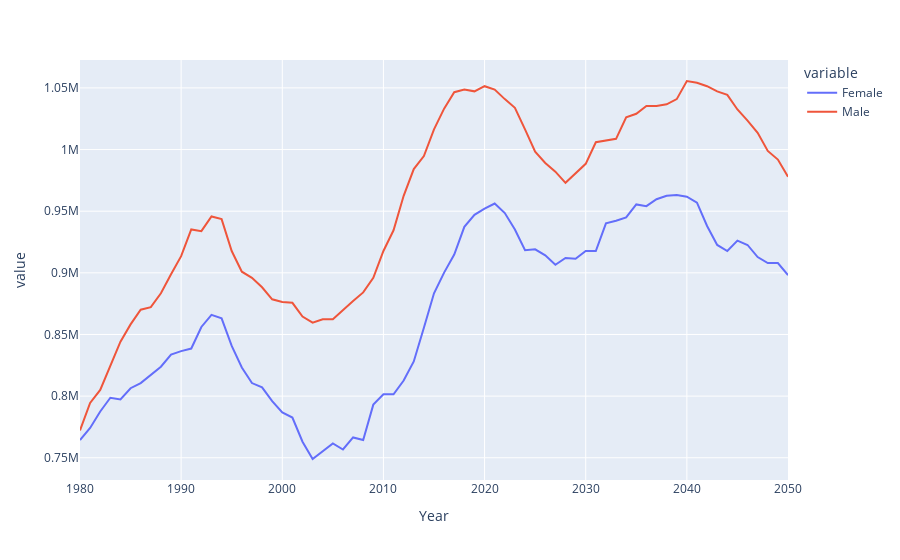

Here is the notebook cell this chart was saved with:
### Code cell
# Population size
dfs = []

for timepoint in evaluation_timepoints:
    agegroup = [15, 50]
    result_df = population_calculator(datalist=datalist, agegroup=agegroup,timepoint=timepoint)
    result_df['timepoint'] = timepoint - 0.5

    # Append the resulting dataframe to the list
    dfs.append(result_df)

# Concatenate all dataframes in the list into a single dataframe
pop_combined_df = pd.concat(dfs, ignore_index=True)

# Replace timepoint with years, gender with actual gender string
pop_combined_df['Year'] = pop_combined_df['timepoint'].map(timepoint_to_year)
pop_combined_df['Gender'] = pop_combined_df['Gender'].map(gender)

population_df = pop_combined_df.groupby(['Gender','Year']).agg(
            Population=('popsize', 'mean')  # Average pop for each gender
        ).reset_index()

population_df['Actual_Population'] = round(population_df['Population']*700000/1000)

population_wide_df = population_df.pivot(index='Year', columns='Gender', values='Actual_Population').reset_index()
population_wide_df.columns.name = None  # Remove the name of the columns index

px.line(data_frame=population_wide_df, x='Year', y=['Female','Male'])

### Figure 1 — Plotly figure (JSON) as saved in the notebook; plotly's stock layout.template omitted (floating-point values rounded to 4 significant figures)
{"data": [{"hovertemplate": "variable=Female<br>Year=%{x}<br>value=%{y}<extra></extra>", "legendgroup": "Female", "line": {"color": "#636efa", "dash": "solid"}, "marker": {"symbol": "circle"}, "mode": "lines", "name": "Female", "orientation": "v", "showlegend": true, "type": "scatter", "x": [1980, 1981, 1982, 1983, 1984, 1985, 1986, 1987, 1988, 1989, 1990, 1991, 1992, 1993, 1994, 1995, 1996, 1997, 1998, 1999, 2000, 2001, 2002, 2003, 2004, 2005, 2006, 2007, 2008, 2009, 2010, 2011, 2012, 2013, 2014, 2015, 2016, 2017, 2018, 2019, 2020, 2021, 2022, 2023, 2024, 2025, 2026, 2027, 2028, 2029, 2030, 2031, 2032, 2033, 2034, 2035, 2036, 2037, 2038, 2039, 2040, 2041, 2042, 2043, 2044, 2045, 2046, 2047, 2048, 2049, 2050], "xaxis": "x", "y": [764400, 774200, 787500, 798700, 797300, 806400, 810600, 817600, 823900, 833700, 836500, 838600, 856100, 865900, 863100, 840700, 823200, 810600, 807100, 795900, 786800, 782600, 763000, 749000, 755300, 761600, 756700, 766500, 764400, 793100, 801500, 801500, 812700, 828100, 855400, 883400, 900200, 914900, 937300, 947100, 952000, 956200, 948500, 935200, 918400, 919100, 914200, 906500, 912100, 911400, 917700, 917700, 940100, 942200, 945000, 955500, 954100, 959700, 962500, 963200, 961800, 956900, 938000, 922600, 917700, 926100, 922600, 912800, 907900, 907900, 898100], "yaxis": "y"}, {"hovertemplate": "variable=Male<br>Year=%{x}<br>value=%{y}<extra></extra>", "legendgroup": "Male", "line": {"color": "#EF553B", "dash": "solid"}, "marker": {"symbol": "circle"}, "mode": "lines", "name": "Male", "orientation": "v", "showlegend": true, "type": "scatter", "x": [1980, 1981, 1982, 1983, 1984, 1985, 1986, 1987, 1988, 1989, 1990, 1991, 1992, 1993, 1994, 1995, 1996, 1997, 1998, 1999, 2000, 2001, 2002, 2003, 2004, 2005, 2006, 2007, 2008, 2009, 2010, 2011, 2012, 2013, 2014, 2015, 2016, 2017, 2018, 2019, 2020, 2021, 2022, 2023, 2024, 2025, 2026, 2027, 2028, 2029, 2030, 2031, 2032, 2033, 2034, 2035, 2036, 2037, 2038, 2039, 2040, 2041, 2042, 2043, 2044, 2045, 2046, 2047, 2048, 2049, 2050], "xaxis": "x", "y": [772100, 794500, 805000, 823900, 844200, 858200, 870100, 872200, 883400, 898800, 913500, 935200, 933800, 945700, 943600, 917700, 900900, 896000, 888300, 878500, 876400, 875700, 864500, 859600, 862400, 862400, 870100, 877100, 884100, 896000, 917700, 934500, 962500, 984200, 994700, 1016400, 1033200, 1046500, 1048600, 1047200, 1051400, 1048600, 1040900, 1033900, 1016400, 998200, 989100, 982100, 973000, 980700, 988400, 1005900, 1007300, 1008700, 1026200, 1029000, 1035300, 1035300, 1036700, 1040900, 1055600, 1054200, 1051400, 1047200, 1044400, 1032500, 1023400, 1013600, 998900, 991900, 977900], "yaxis": "y"}], "layout": {"autosize": true, "legend": {"title": {"text": "variable"}, "tracegroupgap": 0}, "margin": {"t": 60}, "xaxis": {"anchor": "y", "autorange": true, "domain": [0, 1], "range": [1980, 2050], "title": {"text": "Year"}, "type": "linear"}, "yaxis": {"anchor": "x", "autorange": true, "domain": [0, 1], "range": [732000.0, 1073000.0], "title": {"text": "value"}, "type": "linear"}}}
